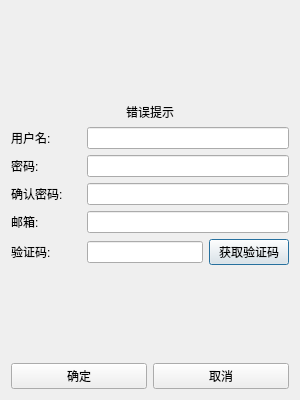
<?xml version="1.0" encoding="UTF-8"?>
<ui version="4.0">
 <class>register_dialog</class>
 <widget class="QDialog" name="register_dialog">
  <property name="geometry">
   <rect>
    <x>0</x>
    <y>0</y>
    <width>300</width>
    <height>400</height>
   </rect>
  </property>
  <property name="minimumSize">
   <size>
    <width>300</width>
    <height>400</height>
   </size>
  </property>
  <property name="maximumSize">
   <size>
    <width>300</width>
    <height>400</height>
   </size>
  </property>
  <property name="windowTitle">
   <string>注册</string>
  </property>
  <property name="windowIcon">
   <iconset>
    <normalon>:/icon/chat.png</normalon>
   </iconset>
  </property>
  <layout class="QHBoxLayout" name="horizontalLayout_7">
   <item>
    <layout class="QVBoxLayout" name="verticalLayout_2">
     <item>
      <spacer name="verticalSpacer">
       <property name="orientation">
        <enum>Qt::Vertical</enum>
       </property>
       <property name="sizeHint" stdset="0">
        <size>
         <width>20</width>
         <height>40</height>
        </size>
       </property>
      </spacer>
     </item>
     <item>
      <widget class="QLabel" name="error_label">
       <property name="text">
        <string>错误提示</string>
       </property>
       <property name="alignment">
        <set>Qt::AlignCenter</set>
       </property>
      </widget>
     </item>
     <item>
      <layout class="QVBoxLayout" name="verticalLayout">
       <item>
        <layout class="QHBoxLayout" name="horizontalLayout_5">
         <item>
          <widget class="QLabel" name="username_label">
           <property name="minimumSize">
            <size>
             <width>70</width>
             <height>0</height>
            </size>
           </property>
           <property name="maximumSize">
            <size>
             <width>70</width>
             <height>16777215</height>
            </size>
           </property>
           <property name="text">
            <string>用户名:</string>
           </property>
          </widget>
         </item>
         <item>
          <widget class="QLineEdit" name="username_edit"/>
         </item>
        </layout>
       </item>
       <item>
        <layout class="QHBoxLayout" name="horizontalLayout_4">
         <item>
          <widget class="QLabel" name="pass_label">
           <property name="minimumSize">
            <size>
             <width>70</width>
             <height>0</height>
            </size>
           </property>
           <property name="maximumSize">
            <size>
             <width>70</width>
             <height>16777215</height>
            </size>
           </property>
           <property name="text">
            <string>密码:</string>
           </property>
          </widget>
         </item>
         <item>
          <widget class="QLineEdit" name="pass_edit"/>
         </item>
        </layout>
       </item>
       <item>
        <layout class="QHBoxLayout" name="horizontalLayout_3">
         <item>
          <widget class="QLabel" name="repass_label">
           <property name="minimumSize">
            <size>
             <width>70</width>
             <height>0</height>
            </size>
           </property>
           <property name="maximumSize">
            <size>
             <width>70</width>
             <height>16777215</height>
            </size>
           </property>
           <property name="text">
            <string>确认密码:</string>
           </property>
          </widget>
         </item>
         <item>
          <widget class="QLineEdit" name="repass_edit"/>
         </item>
        </layout>
       </item>
       <item>
        <layout class="QHBoxLayout" name="horizontalLayout_2">
         <item>
          <widget class="QLabel" name="email_label">
           <property name="minimumSize">
            <size>
             <width>70</width>
             <height>0</height>
            </size>
           </property>
           <property name="maximumSize">
            <size>
             <width>70</width>
             <height>16777215</height>
            </size>
           </property>
           <property name="text">
            <string>邮箱:</string>
           </property>
          </widget>
         </item>
         <item>
          <widget class="QLineEdit" name="email_edit"/>
         </item>
        </layout>
       </item>
       <item>
        <layout class="QHBoxLayout" name="horizontalLayout">
         <item>
          <widget class="QLabel" name="check_label">
           <property name="minimumSize">
            <size>
             <width>70</width>
             <height>0</height>
            </size>
           </property>
           <property name="maximumSize">
            <size>
             <width>70</width>
             <height>16777215</height>
            </size>
           </property>
           <property name="text">
            <string>验证码:</string>
           </property>
          </widget>
         </item>
         <item>
          <widget class="QLineEdit" name="check_edit"/>
         </item>
         <item>
          <widget class="QPushButton" name="check_btn">
           <property name="text">
            <string>获取验证码</string>
           </property>
          </widget>
         </item>
        </layout>
       </item>
      </layout>
     </item>
     <item>
      <spacer name="verticalSpacer_2">
       <property name="orientation">
        <enum>Qt::Vertical</enum>
       </property>
       <property name="sizeHint" stdset="0">
        <size>
         <width>20</width>
         <height>40</height>
        </size>
       </property>
      </spacer>
     </item>
     <item>
      <layout class="QHBoxLayout" name="horizontalLayout_6">
       <item>
        <widget class="QPushButton" name="okBtn">
         <property name="text">
          <string>确定</string>
         </property>
        </widget>
       </item>
       <item>
        <widget class="QPushButton" name="noBtn">
         <property name="text">
          <string>取消</string>
         </property>
        </widget>
       </item>
      </layout>
     </item>
    </layout>
   </item>
  </layout>
 </widget>
 <resources/>
 <connections/>
</ui>
